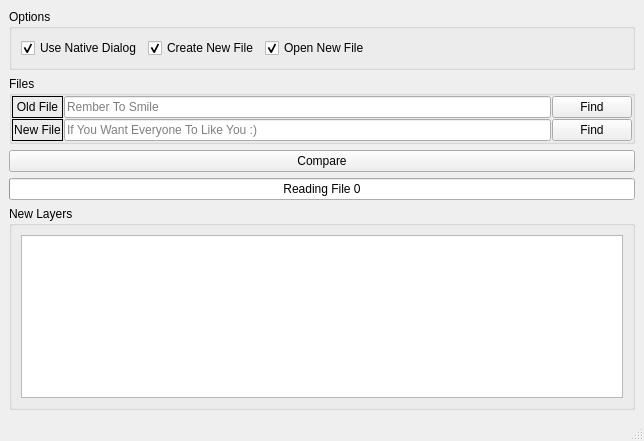
<?xml version="1.0" encoding="UTF-8"?>
<ui version="4.0">
 <author>Drew Loveridge</author>
 <class>Display_Layer_Conpare</class>
 <widget class="Display_Layer_Compare_Main_Window" name="Display_Layer_Conpare">
  <property name="geometry">
   <rect>
    <x>0</x>
    <y>0</y>
    <width>644</width>
    <height>441</height>
   </rect>
  </property>
  <property name="windowTitle">
   <string>Display Layer Compare</string>
  </property>
  <widget class="QWidget" name="centralwidget">
   <layout class="QVBoxLayout" name="verticalLayout_2">
    <item>
     <widget class="QGroupBox" name="groupBox">
      <property name="title">
       <string>Options</string>
      </property>
      <layout class="QHBoxLayout" name="horizontalLayout_2">
       <item>
        <widget class="QCheckBox" name="UseNativeDialog">
         <property name="text">
          <string>Use Native Dialog</string>
         </property>
         <property name="checked">
          <bool>true</bool>
         </property>
        </widget>
       </item>
       <item>
        <widget class="QCheckBox" name="Create_New_File_CheckBox">
         <property name="text">
          <string>Create New File</string>
         </property>
         <property name="checked">
          <bool>true</bool>
         </property>
        </widget>
       </item>
       <item>
        <widget class="QCheckBox" name="Open_New_File_CheckBox">
         <property name="text">
          <string>Open New File</string>
         </property>
         <property name="checked">
          <bool>true</bool>
         </property>
        </widget>
       </item>
       <item>
        <spacer name="horizontalSpacer">
         <property name="orientation">
          <enum>Qt::Horizontal</enum>
         </property>
         <property name="sizeHint" stdset="0">
          <size>
           <width>40</width>
           <height>20</height>
          </size>
         </property>
        </spacer>
       </item>
      </layout>
     </widget>
    </item>
    <item>
     <widget class="QGroupBox" name="Files_Input_GroupBox">
      <property name="title">
       <string>Files</string>
      </property>
      <layout class="QVBoxLayout" name="verticalLayout">
       <property name="spacing">
        <number>1</number>
       </property>
       <property name="leftMargin">
        <number>0</number>
       </property>
       <property name="topMargin">
        <number>0</number>
       </property>
       <property name="rightMargin">
        <number>0</number>
       </property>
       <property name="bottomMargin">
        <number>0</number>
       </property>
       <item>
        <layout class="QHBoxLayout" name="Old_File_Layout">
         <property name="spacing">
          <number>1</number>
         </property>
         <item>
          <widget class="QLabel" name="Old_File_Label">
           <property name="sizePolicy">
            <sizepolicy hsizetype="Expanding" vsizetype="Minimum">
             <horstretch>0</horstretch>
             <verstretch>0</verstretch>
            </sizepolicy>
           </property>
           <property name="minimumSize">
            <size>
             <width>51</width>
             <height>0</height>
            </size>
           </property>
           <property name="frameShape">
            <enum>QFrame::Box</enum>
           </property>
           <property name="text">
            <string>Old File</string>
           </property>
           <property name="alignment">
            <set>Qt::AlignCenter</set>
           </property>
          </widget>
         </item>
         <item>
          <widget class="QLineEdit" name="Old_File_Input">
           <property name="sizePolicy">
            <sizepolicy hsizetype="Preferred" vsizetype="Maximum">
             <horstretch>1</horstretch>
             <verstretch>0</verstretch>
            </sizepolicy>
           </property>
           <property name="placeholderText">
            <string>Rember To Smile </string>
           </property>
          </widget>
         </item>
         <item>
          <widget class="QPushButton" name="Old_File_Button">
           <property name="sizePolicy">
            <sizepolicy hsizetype="Preferred" vsizetype="Preferred">
             <horstretch>0</horstretch>
             <verstretch>0</verstretch>
            </sizepolicy>
           </property>
           <property name="text">
            <string>Find</string>
           </property>
          </widget>
         </item>
        </layout>
       </item>
       <item>
        <layout class="QHBoxLayout" name="New_File_Layout">
         <property name="spacing">
          <number>1</number>
         </property>
         <item>
          <widget class="QLabel" name="New_File_Label">
           <property name="sizePolicy">
            <sizepolicy hsizetype="Expanding" vsizetype="Minimum">
             <horstretch>0</horstretch>
             <verstretch>0</verstretch>
            </sizepolicy>
           </property>
           <property name="minimumSize">
            <size>
             <width>51</width>
             <height>0</height>
            </size>
           </property>
           <property name="frameShape">
            <enum>QFrame::Box</enum>
           </property>
           <property name="text">
            <string>New File</string>
           </property>
           <property name="alignment">
            <set>Qt::AlignCenter</set>
           </property>
          </widget>
         </item>
         <item>
          <widget class="QLineEdit" name="New_File_Input">
           <property name="sizePolicy">
            <sizepolicy hsizetype="Preferred" vsizetype="Maximum">
             <horstretch>1</horstretch>
             <verstretch>0</verstretch>
            </sizepolicy>
           </property>
           <property name="placeholderText">
            <string>If You Want Everyone To Like You :)</string>
           </property>
          </widget>
         </item>
         <item>
          <widget class="QPushButton" name="New_File_Button">
           <property name="sizePolicy">
            <sizepolicy hsizetype="Preferred" vsizetype="Preferred">
             <horstretch>0</horstretch>
             <verstretch>0</verstretch>
            </sizepolicy>
           </property>
           <property name="text">
            <string>Find</string>
           </property>
          </widget>
         </item>
        </layout>
       </item>
      </layout>
     </widget>
    </item>
    <item>
     <widget class="QPushButton" name="Compare_Button">
      <property name="text">
       <string>Compare</string>
      </property>
     </widget>
    </item>
    <item>
     <widget class="QProgressBar" name="progressBar">
      <property name="maximum">
       <number>2</number>
      </property>
      <property name="value">
       <number>0</number>
      </property>
      <property name="alignment">
       <set>Qt::AlignCenter</set>
      </property>
      <property name="textVisible">
       <bool>true</bool>
      </property>
      <property name="textDirection">
       <enum>QProgressBar::TopToBottom</enum>
      </property>
      <property name="format">
       <string>Reading File %v</string>
      </property>
     </widget>
    </item>
    <item>
     <widget class="QGroupBox" name="New_Layers_GroupBox">
      <property name="title">
       <string>New Layers</string>
      </property>
      <layout class="QHBoxLayout" name="horizontalLayout">
       <item>
        <widget class="QPlainTextEdit" name="New_Layers_Display">
         <property name="plainText">
          <string/>
         </property>
         <property name="placeholderText">
          <string>Behold The Power Of CHEEZE</string>
         </property>
        </widget>
       </item>
      </layout>
     </widget>
    </item>
   </layout>
  </widget>
  <widget class="QMenuBar" name="menubar">
   <property name="geometry">
    <rect>
     <x>0</x>
     <y>0</y>
     <width>644</width>
     <height>21</height>
    </rect>
   </property>
  </widget>
  <widget class="QStatusBar" name="statusbar"/>
 </widget>
 <customwidgets>
  <customwidget>
   <class>Display_Layer_Compare_Main_Window</class>
   <extends>QMainWindow</extends>
   <header location="global">display_layer_compare_main_window.h</header>
   <container>1</container>
  </customwidget>
 </customwidgets>
 <resources/>
 <connections/>
</ui>
